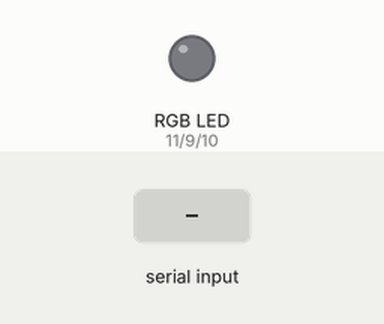
This sketch was run on a simulated Arduino Uno, built with avr-gcc and run on an emulated ATmega328P. On the bench: an RGB LED mixed from three pins (HIGH = lit). The test bench sets the inputs (shaded band).

Above: at 1.2 s.
1.3 s: "90,45\n" received over Serial
At 3.4 s:
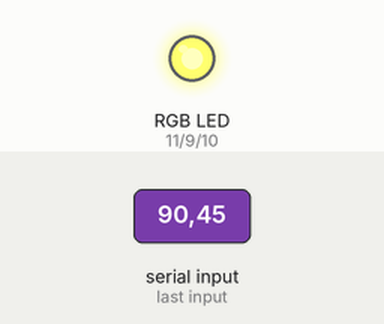
3.9 s: "30,150\n" received over Serial
At 5.4 s:
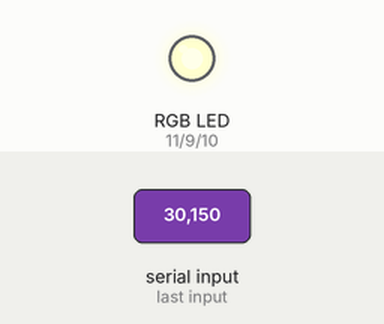
6.5 s: "200\n" received over Serial
At 8.6 s:
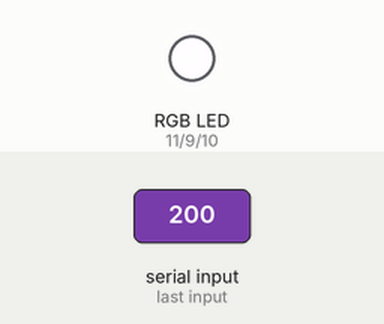
9.1 s: "90\n" received over Serial
At 10.5 s:
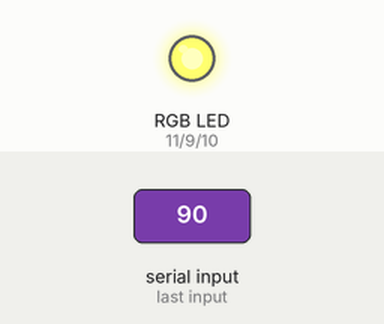
Timing chart, 0 to 12.1 s (numbered marks = the images above; inputs shaded):
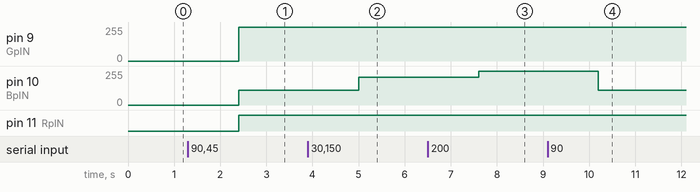

The sketch:

RGB.ino
```cpp
int r;
int g;
int b;
String Hex;
#define RpIN 11
#define GpIN 9
#define BpIN 10


void setup() {

	Serial.begin(9600);//initalize serial coms
	pinMode(RpIN, OUTPUT);
	pinMode(GpIN, OUTPUT);
	pinMode(BpIN, OUTPUT);//set pins as outputs

}

void loop() {
	if (Serial.available()) {
		// wait a bit for the entire message to arrive
		delay(100);
		while (Serial.available() > 0) {
			Hex = Serial.readString();

			long number = (long)strtol(&Hex[0], NULL, 16);
			r = number >> 16;
			g = number >> 8 & 0xFF;
			b = number & 0xFF; //rgb value seperation

			analogWrite(RpIN, map(r, 0, 255, 255, 0));
			analogWrite(GpIN, map(g, 0, 255, 255, 0));//values need reversing due to the opto-isoolator
			analogWrite(BpIN, map(b, 0, 255, 255, 0));//write values to the pwm registers of arduino
		}
	}
}
```

Measured:
- after the input at 1.3 s, pin 9 (GpIN): 0/255 → 255/255 after 1.1 s; pin 10 (BpIN): 0/255 → 111/255 after 1.1 s; pin 11 (RpIN): LOW → HIGH after 1.1 s
- after the input at 3.9 s, pin 10 (BpIN): 111/255 → 207/255 after 1.1 s
- after the input at 6.5 s, pin 9 (GpIN): 255/255 → 253/255 after 1.1 s; pin 10 (BpIN): 207/255 → 255/255 after 1.1 s
- after the input at 9.1 s, pin 9 (GpIN): 253/255 → 255/255 after 1.1 s; pin 10 (BpIN): 255/255 → 111/255 after 1.1 s
